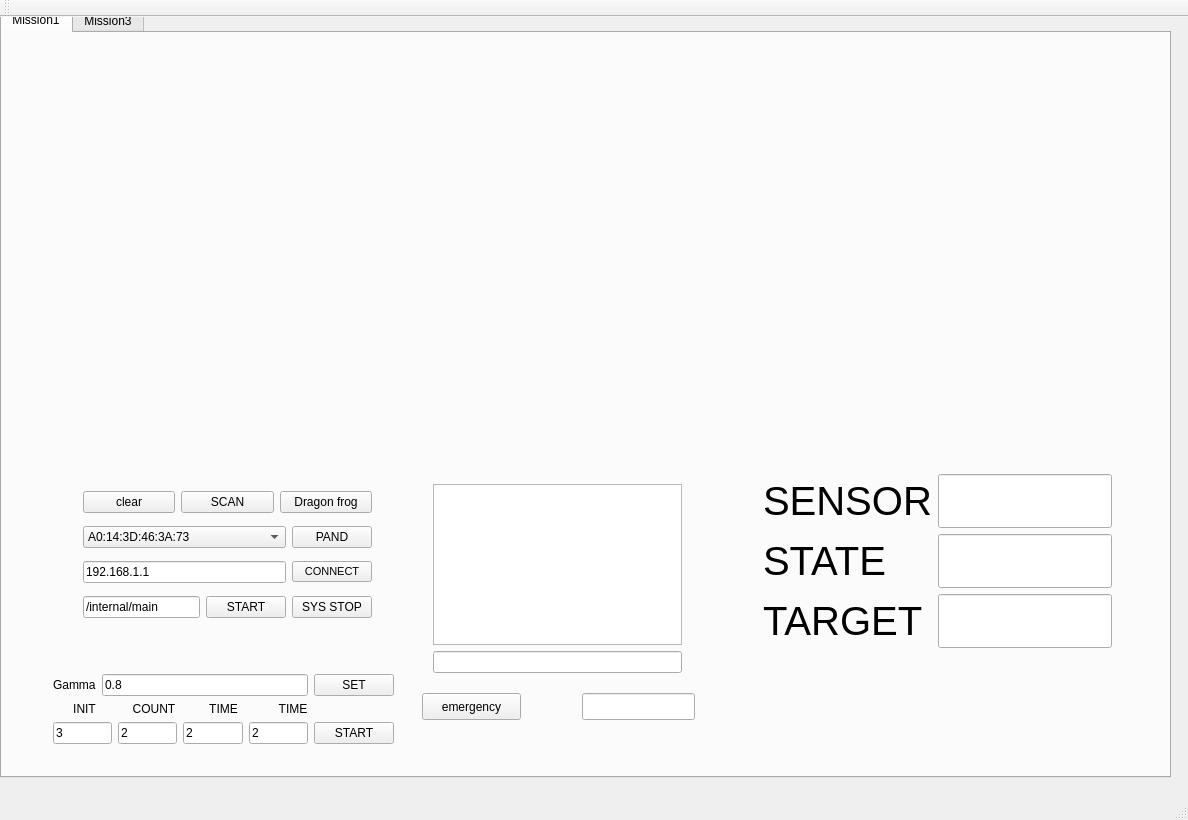
<?xml version="1.0" encoding="UTF-8"?>
<ui version="4.0">
 <class>MainWindow</class>
 <widget class="QMainWindow" name="MainWindow">
  <property name="geometry">
   <rect>
    <x>0</x>
    <y>0</y>
    <width>1188</width>
    <height>820</height>
   </rect>
  </property>
  <property name="sizePolicy">
   <sizepolicy hsizetype="Preferred" vsizetype="Fixed">
    <horstretch>0</horstretch>
    <verstretch>0</verstretch>
   </sizepolicy>
  </property>
  <property name="windowTitle">
   <string>MainWindow</string>
  </property>
  <widget class="QWidget" name="centralWidget">
   <widget class="QTabWidget" name="tabWidget">
    <property name="geometry">
     <rect>
      <x>0</x>
      <y>-10</y>
      <width>1171</width>
      <height>771</height>
     </rect>
    </property>
    <property name="sizePolicy">
     <sizepolicy hsizetype="Expanding" vsizetype="Expanding">
      <horstretch>0</horstretch>
      <verstretch>0</verstretch>
     </sizepolicy>
    </property>
    <property name="currentIndex">
     <number>0</number>
    </property>
    <widget class="QWidget" name="tab">
     <attribute name="title">
      <string>Mission1</string>
     </attribute>
     <widget class="QLabel" name="label_26">
      <property name="geometry">
       <rect>
        <x>10</x>
        <y>530</y>
        <width>67</width>
        <height>17</height>
       </rect>
      </property>
      <property name="text">
       <string/>
      </property>
     </widget>
     <widget class="QCustomPlot" name="customPlot" native="true">
      <property name="geometry">
       <rect>
        <x>50</x>
        <y>30</y>
        <width>1081</width>
        <height>391</height>
       </rect>
      </property>
     </widget>
     <widget class="QWidget" name="formLayoutWidget_6">
      <property name="geometry">
       <rect>
        <x>750</x>
        <y>430</y>
        <width>371</width>
        <height>201</height>
       </rect>
      </property>
      <layout class="QFormLayout" name="formLayout_6">
       <item row="0" column="0">
        <widget class="QLabel" name="label_11">
         <property name="font">
          <font>
           <pointsize>30</pointsize>
          </font>
         </property>
         <property name="text">
          <string>SENSOR</string>
         </property>
        </widget>
       </item>
       <item row="0" column="1">
        <widget class="QLineEdit" name="roll_out_line">
         <property name="font">
          <font>
           <pointsize>30</pointsize>
          </font>
         </property>
         <property name="readOnly">
          <bool>false</bool>
         </property>
        </widget>
       </item>
       <item row="1" column="0">
        <widget class="QLabel" name="label_18">
         <property name="font">
          <font>
           <pointsize>30</pointsize>
          </font>
         </property>
         <property name="text">
          <string>STATE</string>
         </property>
        </widget>
       </item>
       <item row="1" column="1">
        <widget class="QLineEdit" name="pitch_out_line">
         <property name="font">
          <font>
           <pointsize>30</pointsize>
          </font>
         </property>
         <property name="readOnly">
          <bool>false</bool>
         </property>
        </widget>
       </item>
       <item row="2" column="0">
        <widget class="QLabel" name="label_13">
         <property name="font">
          <font>
           <pointsize>30</pointsize>
          </font>
         </property>
         <property name="text">
          <string>TARGET</string>
         </property>
        </widget>
       </item>
       <item row="2" column="1">
        <widget class="QLineEdit" name="yaw_out_line">
         <property name="font">
          <font>
           <pointsize>30</pointsize>
          </font>
         </property>
         <property name="readOnly">
          <bool>false</bool>
         </property>
        </widget>
       </item>
      </layout>
     </widget>
     <widget class="QWidget" name="verticalLayoutWidget_3">
      <property name="geometry">
       <rect>
        <x>70</x>
        <y>440</y>
        <width>311</width>
        <height>167</height>
       </rect>
      </property>
      <layout class="QVBoxLayout" name="verticalLayout_3">
       <item>
        <layout class="QHBoxLayout" name="horizontalLayout">
         <item>
          <widget class="QPushButton" name="clear_button">
           <property name="text">
            <string>clear</string>
           </property>
          </widget>
         </item>
         <item>
          <widget class="QPushButton" name="scan_button">
           <property name="text">
            <string>SCAN</string>
           </property>
          </widget>
         </item>
         <item>
          <widget class="QPushButton" name="dragon_prog">
           <property name="text">
            <string>Dragon frog</string>
           </property>
          </widget>
         </item>
        </layout>
       </item>
       <item>
        <layout class="QHBoxLayout" name="horizontalLayout_3">
         <item>
          <widget class="QComboBox" name="pand_combobox">
           <property name="sizePolicy">
            <sizepolicy hsizetype="Expanding" vsizetype="Preferred">
             <horstretch>0</horstretch>
             <verstretch>0</verstretch>
            </sizepolicy>
           </property>
           <item>
            <property name="text">
             <string>A0:14:3D:46:3A:73</string>
            </property>
           </item>
           <item>
            <property name="text">
             <string>A0:14:3D:4F:9F:77</string>
            </property>
           </item>
           <item>
            <property name="text">
             <string>A0:14:3D:6A:75:11</string>
            </property>
           </item>
           <item>
            <property name="text">
             <string>A0:14:3D:50:E8:B2</string>
            </property>
           </item>
           <item>
            <property name="text">
             <string>A0:14:3D:2A:4E:C8</string>
            </property>
           </item>
          </widget>
         </item>
         <item>
          <widget class="QPushButton" name="pand_button">
           <property name="text">
            <string>PAND</string>
           </property>
          </widget>
         </item>
        </layout>
       </item>
       <item>
        <layout class="QHBoxLayout" name="horizontalLayout_2">
         <item>
          <widget class="QLineEdit" name="ip_line">
           <property name="text">
            <string>192.168.1.1</string>
           </property>
          </widget>
         </item>
         <item>
          <widget class="QPushButton" name="ip_button">
           <property name="font">
            <font>
             <pointsize>8</pointsize>
            </font>
           </property>
           <property name="text">
            <string>CONNECT</string>
           </property>
          </widget>
         </item>
        </layout>
       </item>
       <item>
        <layout class="QHBoxLayout" name="horizontalLayout_4">
         <item>
          <widget class="QLineEdit" name="sub_pro_lineEdit">
           <property name="text">
            <string>/internal/main</string>
           </property>
          </widget>
         </item>
         <item>
          <widget class="QPushButton" name="sub_start">
           <property name="text">
            <string>START</string>
           </property>
          </widget>
         </item>
         <item>
          <widget class="QPushButton" name="ctrl_C">
           <property name="text">
            <string>SYS STOP</string>
           </property>
          </widget>
         </item>
        </layout>
       </item>
      </layout>
     </widget>
     <widget class="QWidget" name="verticalLayoutWidget_4">
      <property name="geometry">
       <rect>
        <x>40</x>
        <y>630</y>
        <width>363</width>
        <height>91</height>
       </rect>
      </property>
      <layout class="QVBoxLayout" name="verticalLayout_5">
       <item>
        <layout class="QHBoxLayout" name="horizontalLayout_5">
         <item>
          <widget class="QLabel" name="label_7">
           <property name="text">
            <string>Gamma</string>
           </property>
          </widget>
         </item>
         <item>
          <widget class="QLineEdit" name="lineEdit_gamma">
           <property name="text">
            <string>0.8</string>
           </property>
          </widget>
         </item>
         <item>
          <widget class="QPushButton" name="pushButton">
           <property name="text">
            <string>SET</string>
           </property>
          </widget>
         </item>
        </layout>
       </item>
       <item>
        <layout class="QHBoxLayout" name="horizontalLayout_8">
         <item>
          <widget class="QLabel" name="label_8">
           <property name="text">
            <string>INIT</string>
           </property>
           <property name="alignment">
            <set>Qt::AlignCenter</set>
           </property>
          </widget>
         </item>
         <item>
          <widget class="QLabel" name="label_15">
           <property name="text">
            <string>COUNT</string>
           </property>
           <property name="alignment">
            <set>Qt::AlignCenter</set>
           </property>
          </widget>
         </item>
         <item>
          <widget class="QLabel" name="label_10">
           <property name="text">
            <string>TIME</string>
           </property>
           <property name="alignment">
            <set>Qt::AlignCenter</set>
           </property>
          </widget>
         </item>
         <item>
          <widget class="QLabel" name="label_9">
           <property name="text">
            <string>TIME</string>
           </property>
           <property name="alignment">
            <set>Qt::AlignCenter</set>
           </property>
          </widget>
         </item>
         <item>
          <widget class="QLabel" name="label_16">
           <property name="text">
            <string/>
           </property>
          </widget>
         </item>
        </layout>
       </item>
       <item>
        <layout class="QHBoxLayout" name="horizontalLayout_9">
         <item>
          <widget class="QLineEdit" name="lineEdit_a1">
           <property name="text">
            <string>3</string>
           </property>
          </widget>
         </item>
         <item>
          <widget class="QLineEdit" name="lineEdit_a2">
           <property name="text">
            <string>2</string>
           </property>
          </widget>
         </item>
         <item>
          <widget class="QLineEdit" name="lineEdit_a3">
           <property name="text">
            <string>2</string>
           </property>
          </widget>
         </item>
         <item>
          <widget class="QLineEdit" name="lineEdit_a4">
           <property name="text">
            <string>2</string>
           </property>
          </widget>
         </item>
         <item>
          <widget class="QPushButton" name="pushButton_2">
           <property name="sizePolicy">
            <sizepolicy hsizetype="Minimum" vsizetype="Fixed">
             <horstretch>0</horstretch>
             <verstretch>0</verstretch>
            </sizepolicy>
           </property>
           <property name="text">
            <string>START</string>
           </property>
           <property name="iconSize">
            <size>
             <width>16</width>
             <height>16</height>
            </size>
           </property>
          </widget>
         </item>
        </layout>
       </item>
      </layout>
     </widget>
     <widget class="QPushButton" name="PB_EMER">
      <property name="geometry">
       <rect>
        <x>420</x>
        <y>660</y>
        <width>99</width>
        <height>27</height>
       </rect>
      </property>
      <property name="text">
       <string>emergency</string>
      </property>
     </widget>
     <widget class="QWidget" name="verticalLayoutWidget_7">
      <property name="geometry">
       <rect>
        <x>420</x>
        <y>440</y>
        <width>271</width>
        <height>211</height>
       </rect>
      </property>
      <layout class="QVBoxLayout" name="verticalLayout_7">
       <item>
        <widget class="QTextEdit" name="textEdit">
         <property name="inputMethodHints">
          <set>Qt::ImhMultiLine</set>
         </property>
         <property name="readOnly">
          <bool>true</bool>
         </property>
        </widget>
       </item>
       <item>
        <widget class="QLineEdit" name="lineEdit"/>
       </item>
      </layout>
     </widget>
     <widget class="QLineEdit" name="lineEdit_2">
      <property name="geometry">
       <rect>
        <x>580</x>
        <y>660</y>
        <width>113</width>
        <height>27</height>
       </rect>
      </property>
     </widget>
    </widget>
    <widget class="QWidget" name="tab_6">
     <attribute name="title">
      <string>Mission3</string>
     </attribute>
     <widget class="QWidget" name="gridLayoutWidget">
      <property name="geometry">
       <rect>
        <x>60</x>
        <y>430</y>
        <width>391</width>
        <height>331</height>
       </rect>
      </property>
      <layout class="QGridLayout" name="gl_Layout"/>
     </widget>
     <widget class="QCustomPlot" name="customPlot_1" native="true">
      <property name="enabled">
       <bool>true</bool>
      </property>
      <property name="geometry">
       <rect>
        <x>60</x>
        <y>30</y>
        <width>1081</width>
        <height>391</height>
       </rect>
      </property>
     </widget>
     <widget class="QWidget" name="formLayoutWidget_9">
      <property name="geometry">
       <rect>
        <x>770</x>
        <y>420</y>
        <width>371</width>
        <height>210</height>
       </rect>
      </property>
      <layout class="QFormLayout" name="formLayout_9">
       <item row="0" column="0">
        <widget class="QLabel" name="label_17">
         <property name="font">
          <font>
           <pointsize>30</pointsize>
          </font>
         </property>
         <property name="text">
          <string>ROLL</string>
         </property>
        </widget>
       </item>
       <item row="0" column="1">
        <widget class="QLineEdit" name="roll_out_line_3">
         <property name="font">
          <font>
           <pointsize>30</pointsize>
          </font>
         </property>
         <property name="readOnly">
          <bool>false</bool>
         </property>
        </widget>
       </item>
       <item row="1" column="0">
        <widget class="QLabel" name="label_20">
         <property name="font">
          <font>
           <pointsize>30</pointsize>
          </font>
         </property>
         <property name="text">
          <string>PITCH</string>
         </property>
        </widget>
       </item>
       <item row="1" column="1">
        <widget class="QLineEdit" name="pitch_out_line_3">
         <property name="font">
          <font>
           <pointsize>30</pointsize>
          </font>
         </property>
         <property name="readOnly">
          <bool>false</bool>
         </property>
        </widget>
       </item>
       <item row="2" column="0">
        <widget class="QLabel" name="label_21">
         <property name="font">
          <font>
           <pointsize>30</pointsize>
          </font>
         </property>
         <property name="text">
          <string>YAW</string>
         </property>
        </widget>
       </item>
       <item row="2" column="1">
        <widget class="QLineEdit" name="yaw_out_line_3">
         <property name="font">
          <font>
           <pointsize>30</pointsize>
          </font>
         </property>
         <property name="readOnly">
          <bool>false</bool>
         </property>
        </widget>
       </item>
       <item row="3" column="0">
        <widget class="QCheckBox" name="checkBox">
         <property name="text">
          <string>YAW</string>
         </property>
        </widget>
       </item>
      </layout>
     </widget>
     <widget class="QWidget" name="horizontalLayoutWidget">
      <property name="geometry">
       <rect>
        <x>760</x>
        <y>640</y>
        <width>370</width>
        <height>80</height>
       </rect>
      </property>
      <layout class="QHBoxLayout" name="horizontalLayout_15">
       <item>
        <widget class="QPushButton" name="pushButton_5">
         <property name="text">
          <string>KF</string>
         </property>
        </widget>
       </item>
       <item>
        <widget class="QPushButton" name="pushButton_6">
         <property name="text">
          <string>EKF</string>
         </property>
        </widget>
       </item>
       <item>
        <widget class="QPushButton" name="pushButton_7">
         <property name="text">
          <string>START</string>
         </property>
        </widget>
       </item>
       <item>
        <widget class="QPushButton" name="PB_EMER_2">
         <property name="text">
          <string>emergency</string>
         </property>
        </widget>
       </item>
      </layout>
     </widget>
    </widget>
   </widget>
  </widget>
  <widget class="QStatusBar" name="statusBar"/>
  <widget class="QMenuBar" name="menuBar">
   <property name="geometry">
    <rect>
     <x>0</x>
     <y>0</y>
     <width>1188</width>
     <height>25</height>
    </rect>
   </property>
  </widget>
  <widget class="QToolBar" name="mainToolBar">
   <attribute name="toolBarArea">
    <enum>TopToolBarArea</enum>
   </attribute>
   <attribute name="toolBarBreak">
    <bool>false</bool>
   </attribute>
  </widget>
 </widget>
 <layoutdefault spacing="6" margin="11"/>
 <customwidgets>
  <customwidget>
   <class>QCustomPlot</class>
   <extends>QWidget</extends>
   <header>qcustomplot.h</header>
   <container>1</container>
  </customwidget>
 </customwidgets>
 <tabstops>
  <tabstop>tabWidget</tabstop>
  <tabstop>roll_out_line</tabstop>
  <tabstop>pitch_out_line</tabstop>
  <tabstop>yaw_out_line</tabstop>
 </tabstops>
 <resources/>
 <connections/>
</ui>
